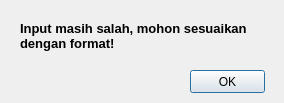
<?xml version="1.0" encoding="UTF-8"?>
<ui version="4.0">
 <class>Dialog</class>
 <widget class="QDialog" name="Dialog">
  <property name="geometry">
   <rect>
    <x>0</x>
    <y>0</y>
    <width>284</width>
    <height>103</height>
   </rect>
  </property>
  <property name="windowTitle">
   <string>Dialog</string>
  </property>
  <widget class="QLabel" name="erroLabel">
   <property name="geometry">
    <rect>
     <x>20</x>
     <y>10</y>
     <width>251</width>
     <height>51</height>
    </rect>
   </property>
   <property name="font">
    <font>
     <family>Microsoft YaHei UI</family>
     <pointsize>10</pointsize>
     <weight>75</weight>
     <bold>true</bold>
    </font>
   </property>
   <property name="text">
    <string>Input masih salah, mohon sesuaikan dengan format!</string>
   </property>
   <property name="wordWrap">
    <bool>true</bool>
   </property>
  </widget>
  <widget class="QPushButton" name="pushButton">
   <property name="geometry">
    <rect>
     <x>190</x>
     <y>70</y>
     <width>75</width>
     <height>23</height>
    </rect>
   </property>
   <property name="font">
    <font>
     <family>Microsoft YaHei UI</family>
    </font>
   </property>
   <property name="text">
    <string>OK</string>
   </property>
  </widget>
 </widget>
 <resources/>
 <connections/>
</ui>
